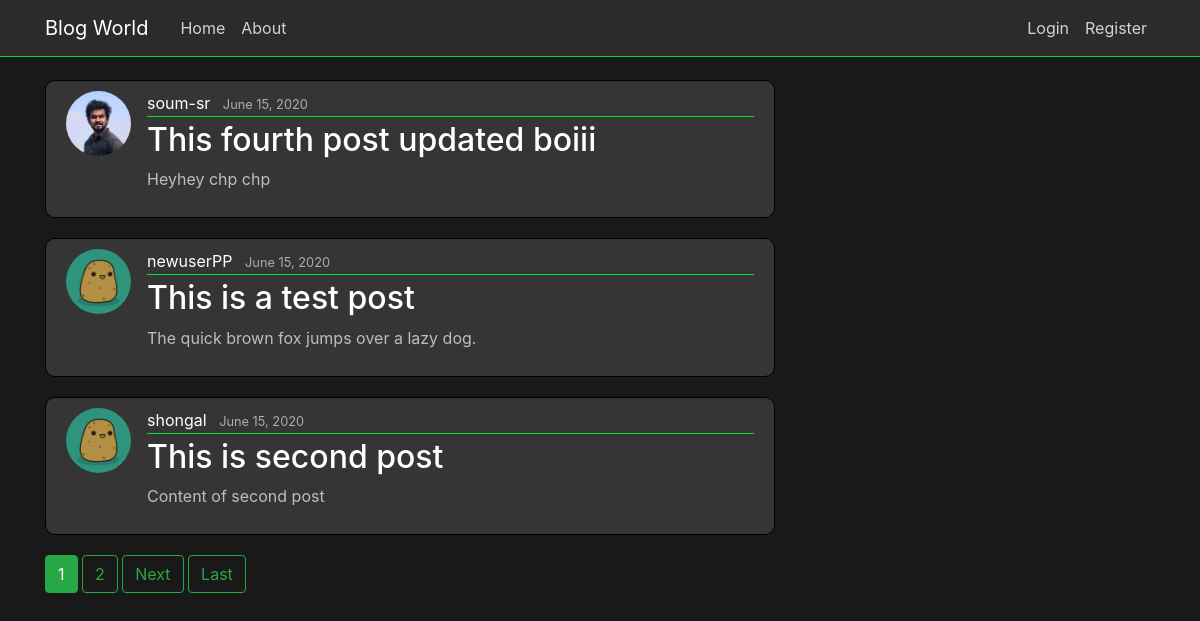
/, run on an earlier commit of the app's database.
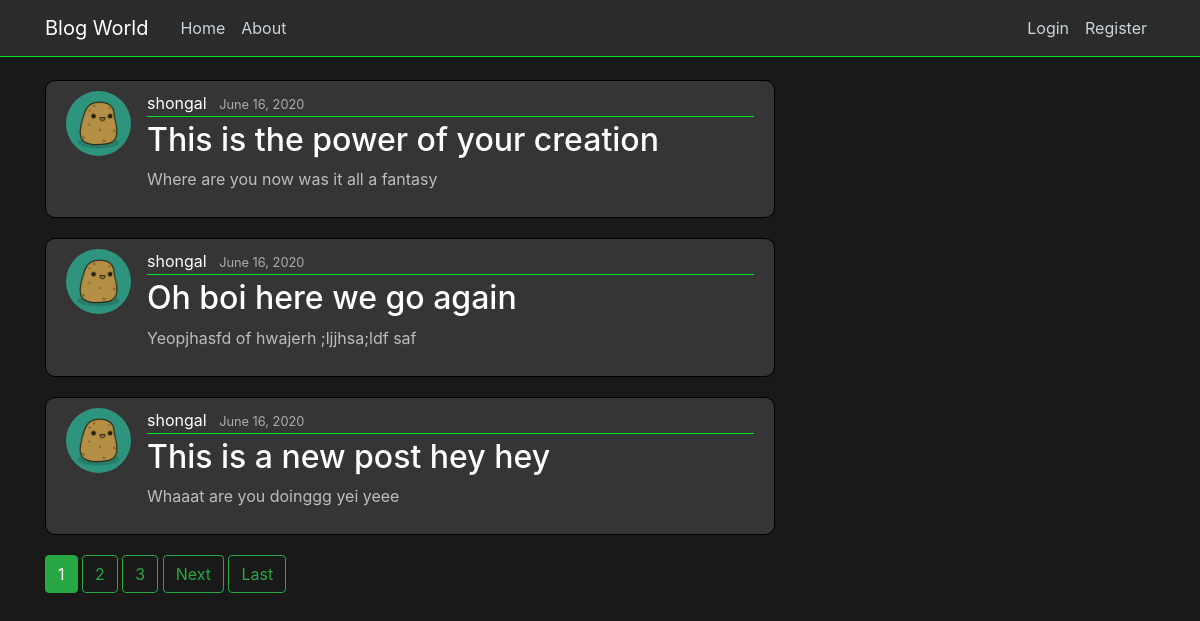
And on a later commit of the database.
### blog/models.py (models this page shows, shortened)
class Post(models.Model):
    title = models.CharField(max_length = 100)
    content = models.TextField()
    date_posted = models.DateTimeField(default=timezone.now)
    author = models.ForeignKey(User, on_delete=models.CASCADE)

### users/models.py (models this page shows, shortened)
class Profile(models.Model):
    user = models.OneToOneField(User, on_delete=models.CASCADE) # having one-to-one relation with User model
    image = models.ImageField(default='potato.jpg', upload_to='profile_pics')

### blog/views.py (the view)
# urls.py: path('', PostListView.as_view(), name='blog-home'),
class PostListView(ListView):
    model = Post # The model we are working on
    template_name = 'blog/home.html' # <app>/<model>_<viewtype>.html {default one}
    context_object_name = 'posts' # Value p assed to the template
    ordering = ['-date_posted'] # It decides the sorting
    paginate_by = 3

### blog/templates/blog/home.html (shortened to what this page needs)
{% extends "blog/base.html" %}
{% block content%}
    {% for post in posts %}
    <article class="media content-section">
        <img class="rounded-circle article-img" src="{{ post.author.profile.image.url }}" alt="">
        <div class="media-body">
            <div class="article-metadata">
                <a class="mr-2" href="#">{{ post.author }}</a>
                <small class="text-muted">{{ post.date_posted|date:"F d, Y" }}</small>
            </div>
            <h2><a class="article-title" href="{% url 'post-detail' post.id%}">{{ post.title }}</a></h2>
            <p class="article-content">{{ post.content }}</p>
        </div>
    </article>
    {% endfor %}
    {% if is_paginated %}
        {% for num in page_obj.paginator.page_range %}
            {% if page_obj.number == num %}
                <a class="btn btn-success mb-4" href="?page={{ num }} ">{{num}}</a>
            {% elif num > page_obj.number|add:'-3' and num < page_obj.number|add:'3'%}
            <a class="btn btn-outline-success mb-4" href="?page={{ num }} ">{{num}}</a>
            {% endif %}
        {% endfor %}
        {% if page_obj.has_next %}
            <a class="btn btn-outline-success mb-4" href="?page={{page_obj.next_page_number }}">Next</a>
            <a class="btn btn-outline-success mb-4" href="?page={{page_obj.paginator.num_pages}}">Last</a>
        {% endif %}
    {% endif %}
{% endblock content%}

What changed in the data, as far as the page shows it:
no longer on this page (row unchanged): Post: author.profile.image (picture), author "soum-sr", date_posted "June 15, 2020", title "This fourth post updated boiii", content "Heyhey chp chp"
no longer on this page (row unchanged): Post: author.profile.image (picture), author "newuserPP", date_posted "June 15, 2020", title "This is a test post", content "The quick brown fox jumps over a lazy dog."
no longer on this page (row unchanged): Post: author.profile.image (picture), author "shongal", date_posted "June 15, 2020", title "This is second post", content "Content of second post"
added Post: author.profile.image (picture), author "shongal", date_posted "June 16, 2020", title "This is the power of your creation", content "Where are you now was it all a fantasy"
added Post: author.profile.image (picture), author "shongal", date_posted "June 16, 2020", title "Oh boi here we go again", content "Yeopjhasfd of hwajerh ;ljjhsa;ldf saf"
added Post: author.profile.image (picture), author "shongal", date_posted "June 16, 2020", title "This is a new post hey hey", content "Whaaat are you doinggg yei yeee"
Also different on the page:
new list line: "3"
